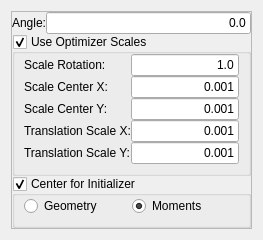
              <widget class="QWidget" name="CenteredRigid2DTransform">
               <layout class="QVBoxLayout" name="verticalLayout_100">
                <item>
                 <widget class="QFrame" name="m_CenteredRigid2DTransformFrame">
                  <property name="frameShape">
                   <enum>QFrame::StyledPanel</enum>
                  </property>
                  <property name="frameShadow">
                   <enum>QFrame::Raised</enum>
                  </property>
                  <layout class="QVBoxLayout" name="verticalLayout_86">
                   <property name="spacing">
                    <number>0</number>
                   </property>
                   <property name="margin">
                    <number>0</number>
                   </property>
                   <item>
                    <layout class="QHBoxLayout" name="_159">
                     <item>
                      <widget class="QLabel" name="textLabel1_8_2_3_2_2_2_3_4_3">
                       <property name="text">
                        <string>Angle:</string>
                       </property>
                       <property name="wordWrap">
                        <bool>false</bool>
                       </property>
                      </widget>
                     </item>
                     <item>
                      <widget class="QLineEdit" name="m_AngleCenteredRigid2D">
                       <property name="text">
                        <string>0.0</string>
                       </property>
                       <property name="alignment">
                        <set>Qt::AlignRight</set>
                       </property>
                      </widget>
                     </item>
                    </layout>
                   </item>
                   <item>
                    <widget class="QGroupBox" name="m_UseOptimizerScalesCenteredRigid2D">
                     <property name="title">
                      <string>Use Optimizer Scales</string>
                     </property>
                     <property name="checkable">
                      <bool>true</bool>
                     </property>
                     <layout class="QVBoxLayout" name="verticalLayout_85">
                      <property name="spacing">
                       <number>0</number>
                      </property>
                      <property name="leftMargin">
                       <number>9</number>
                      </property>
                      <property name="topMargin">
                       <number>0</number>
                      </property>
                      <property name="rightMargin">
                       <number>9</number>
                      </property>
                      <property name="bottomMargin">
                       <number>9</number>
                      </property>
                      <item>
                       <layout class="QHBoxLayout" name="_161">
                        <item>
                         <layout class="QVBoxLayout" name="_162">
                          <item>
                           <widget class="QLabel" name="textLabel2_6_3_3_2_2_2_3_4_2">
                            <property name="text">
                             <string>Scale Rotation:</string>
                            </property>
                            <property name="wordWrap">
                             <bool>false</bool>
                            </property>
                           </widget>
                          </item>
                          <item>
                           <widget class="QLabel" name="textLabel3_5_3_3_2_2_2_3_4_2">
                            <property name="text">
                             <string>Scale Center X:</string>
                            </property>
                            <property name="wordWrap">
                             <bool>false</bool>
                            </property>
                           </widget>
                          </item>
                          <item>
                           <widget class="QLabel" name="textLabel1_9_2_2_2_2_2_2">
                            <property name="text">
                             <string>Scale Center Y:</string>
                            </property>
                            <property name="wordWrap">
                             <bool>false</bool>
                            </property>
                           </widget>
                          </item>
                          <item>
                           <widget class="QLabel" name="textLabel11_3_2_2_2_3_3_3">
                            <property name="text">
                             <string>Translation Scale X:</string>
                            </property>
                            <property name="wordWrap">
                             <bool>false</bool>
                            </property>
                           </widget>
                          </item>
                          <item>
                           <widget class="QLabel" name="textLabel12_3_2_2_2_3_3_3">
                            <property name="text">
                             <string>Translation Scale Y:</string>
                            </property>
                            <property name="wordWrap">
                             <bool>false</bool>
                            </property>
                           </widget>
                          </item>
                         </layout>
                        </item>
                        <item>
                         <layout class="QVBoxLayout" name="_163">
                          <item>
                           <widget class="QLineEdit" name="m_RotationScaleCenteredRigid2D">
                            <property name="text">
                             <string>1.0</string>
                            </property>
                            <property name="alignment">
                             <set>Qt::AlignRight</set>
                            </property>
                           </widget>
                          </item>
                          <item>
                           <widget class="QLineEdit" name="m_CenterXScaleCenteredRigid2D">
                            <property name="text">
                             <string>0.001</string>
                            </property>
                            <property name="alignment">
                             <set>Qt::AlignRight</set>
                            </property>
                           </widget>
                          </item>
                          <item>
                           <widget class="QLineEdit" name="m_CenterYScaleCenteredRigid2D">
                            <property name="text">
                             <string>0.001</string>
                            </property>
                            <property name="alignment">
                             <set>Qt::AlignRight</set>
                            </property>
                           </widget>
                          </item>
                          <item>
                           <widget class="QLineEdit" name="m_TranslationXScaleCenteredRigid2D">
                            <property name="text">
                             <string>0.001</string>
                            </property>
                            <property name="alignment">
                             <set>Qt::AlignRight</set>
                            </property>
                           </widget>
                          </item>
                          <item>
                           <widget class="QLineEdit" name="m_TranslationYScaleCenteredRigid2D">
                            <property name="text">
                             <string>0.001</string>
                            </property>
                            <property name="alignment">
                             <set>Qt::AlignRight</set>
                            </property>
                           </widget>
                          </item>
                         </layout>
                        </item>
                       </layout>
                      </item>
                     </layout>
                    </widget>
                   </item>
                   <item>
                    <widget class="QGroupBox" name="m_CenterForInitializerCenteredRigid2D">
                     <property name="title">
                      <string>Center for Initializer</string>
                     </property>
                     <property name="checkable">
                      <bool>true</bool>
                     </property>
                     <layout class="QHBoxLayout" name="horizontalLayout_12">
                      <property name="spacing">
                       <number>0</number>
                      </property>
                      <property name="leftMargin">
                       <number>9</number>
                      </property>
                      <property name="topMargin">
                       <number>0</number>
                      </property>
                      <property name="rightMargin">
                       <number>9</number>
                      </property>
                      <property name="bottomMargin">
                       <number>9</number>
                      </property>
                      <item>
                       <widget class="QRadioButton" name="m_GeometryCenteredRigid2D">
                        <property name="enabled">
                         <bool>true</bool>
                        </property>
                        <property name="text">
                         <string>Geometry</string>
                        </property>
                       </widget>
                      </item>
                      <item>
                       <widget class="QRadioButton" name="m_MomentsCenteredRigid2D">
                        <property name="enabled">
                         <bool>true</bool>
                        </property>
                        <property name="text">
                         <string>Moments</string>
                        </property>
                        <property name="checked">
                         <bool>true</bool>
                        </property>
                       </widget>
                      </item>
                     </layout>
                    </widget>
                   </item>
                  </layout>
                 </widget>
                </item>
               </layout>
              </widget>
